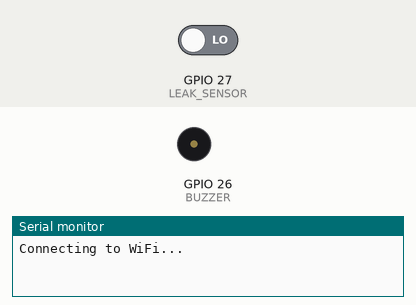
Bench run of a sketch on a simulated ESP32. Shown: buzzer (waves = sounding, pin HIGH), the last lines printed to the serial monitor. The test bench sets the inputs (shaded band); at power-on: GPIO 27 (LEAK_SENSOR) LOW. WiFi joins after 1.5 s; servers stay silent unless stated.

Above: at 1.6 s.
1.7 s: GPIO 27 (LEAK_SENSOR) driven HIGH
At 2.0 s:
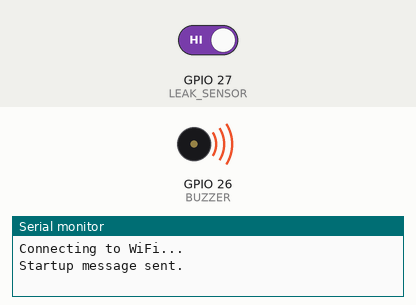
4.7 s: GPIO 27 (LEAK_SENSOR) driven LOW
At 6.1 s:
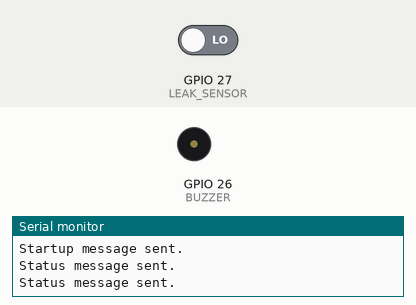
Timing chart, 0 to 7.7 s (numbered marks = the images above; inputs shaded):
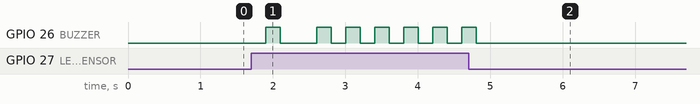

The sketch:

main.ino
```cpp
#include <WiFi.h>
#include <WiFiClientSecure.h>
#include <UniversalTelegramBot.h>

// 1. WiFi and Telegram
const char* ssid = "";      // Enter your WiFi network SSID
const char* pass = "";     // Enter your WiFi network password
const char* BOT_TOKEN = "";       // Enter your Telegram bot token from BotFather
const char* CHAT_ID = "";       // Enter your group/user CHAT_ID (include minus sign '-' if applicable)

// 2. ESP32 pins
const int LEAK_SENSOR = 27;  // Sensor digital output (DO)
const int BUZZER = 26;       // Active buzzer

// Change HIGH to LOW if your sensor outputs LOW when it detects water
const int WATER_DETECTED_LEVEL = HIGH;

WiFiClientSecure client;
UniversalTelegramBot bot(BOT_TOKEN, client);

bool alertActive = false;
bool startupMessageSent = false;
int lastReportedState = -1;  // -1 = no status sent yet
unsigned long lastReconnectAttempt = 0;

void setup() {
  Serial.begin(115200);

  pinMode(LEAK_SENSOR, INPUT);
  pinMode(BUZZER, OUTPUT);
  digitalWrite(BUZZER, LOW);

  client.setInsecure();  // Allows Telegram connection without a CA certificate

  WiFi.mode(WIFI_STA);
  WiFi.begin(ssid, pass);

  Serial.println("Connecting to WiFi...");
}

void loop() {
  // Detect water even when WiFi is unavailable
  alertActive = (digitalRead(LEAK_SENSOR) == WATER_DETECTED_LEVEL);

  // Local alarm
  if (alertActive) {
    digitalWrite(BUZZER, HIGH);
    delay(200);
    digitalWrite(BUZZER, LOW);
    delay(200);
  } else {
    digitalWrite(BUZZER, LOW);
    delay(400);
  }

  // Try to reconnect without stopping the leak alarm
  if (WiFi.status() != WL_CONNECTED) {
    if (millis() - lastReconnectAttempt >= 10000) {
      lastReconnectAttempt = millis();
      Serial.println("Reconnecting to WiFi...");
      WiFi.reconnect();
    }
    return;
  }

  // Send a startup message once
  if (!startupMessageSent) {
    if (bot.sendMessage(CHAT_ID,
                        "نظام كشف تسرب المياه من السقف جاهز للعمل.", "")) {
      startupMessageSent = true;
      Serial.println("Startup message sent.");
    }
  }

  // Send a message when the sensor state changes.
  // If sending fails, retry on the next loop.
  int currentState = alertActive ? 1 : 0;

  if (currentState != lastReportedState) {
    String message;

    if (alertActive) {
      message = "⚠️ تنبيه خطر: تم اكتشاف تسرب مياه من السقف!";
    } else if (lastReportedState == 1) {
      message = "تحديث: توقف اكتشاف المياه، الوضع عاد للطبيعي.";
    } else {
      // No need to announce a dry sensor on first startup
      lastReportedState = 0;
      return;
    }

    if (bot.sendMessage(CHAT_ID, message, "")) {
      lastReportedState = currentState;
      Serial.println("Status message sent.");
    } else {
      Serial.println("Telegram message failed; will retry.");
    }
  }
}
```

Measured:
- after the input at 1.7 s, GPIO 26 (BUZZER): goes HIGH 0.20 s, LOW 0.50 s, 5 × (HIGH 0.20 s, LOW 0.20 s), then HIGH, starting after 0.20 s
- after the input at 4.7 s, GPIO 26 (BUZZER): goes on until 4.8 s, then stays LOW
